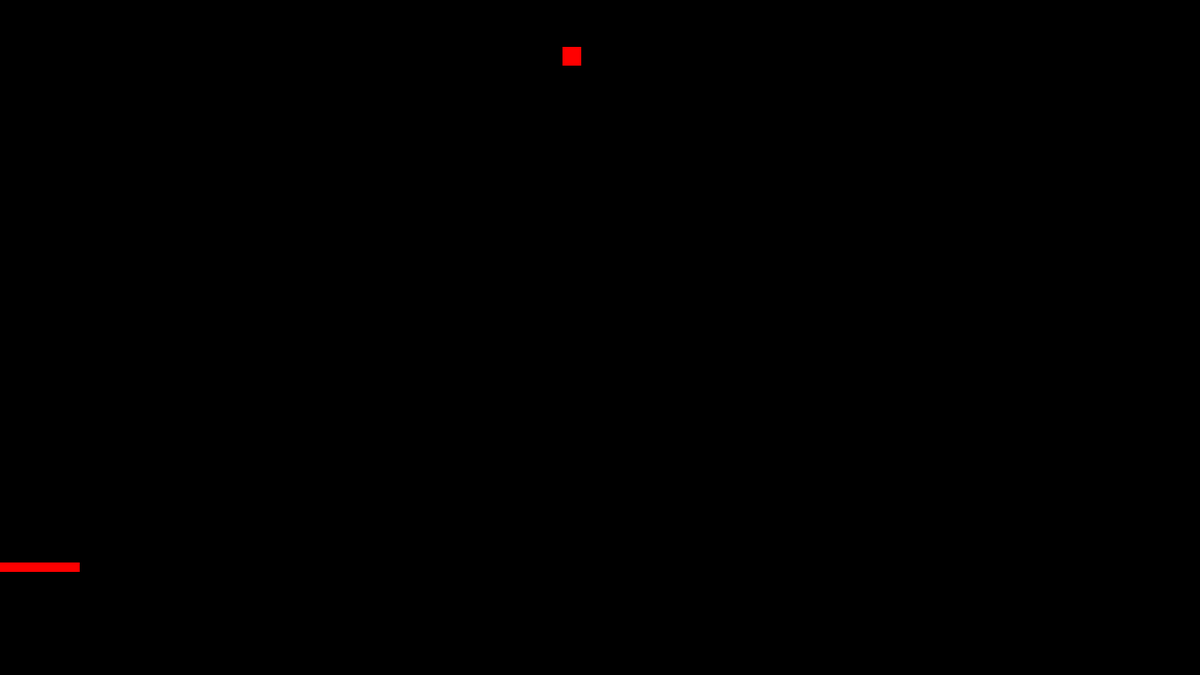
Frame 1 (no input)
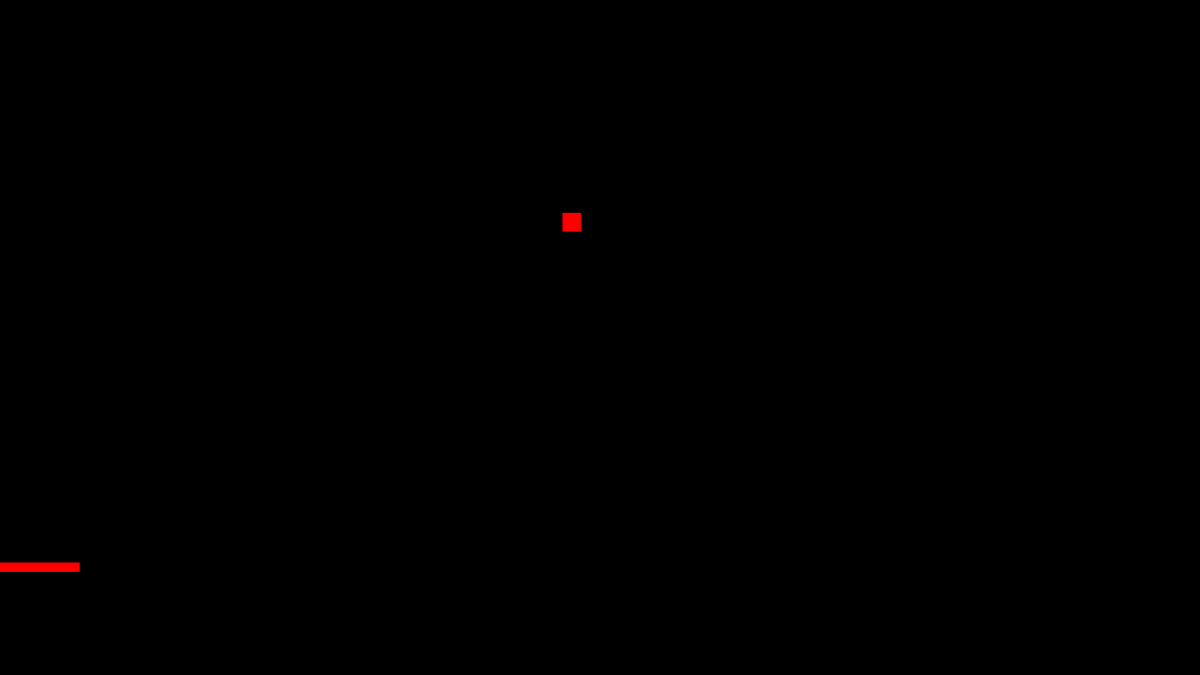
Frame 60 (no input)
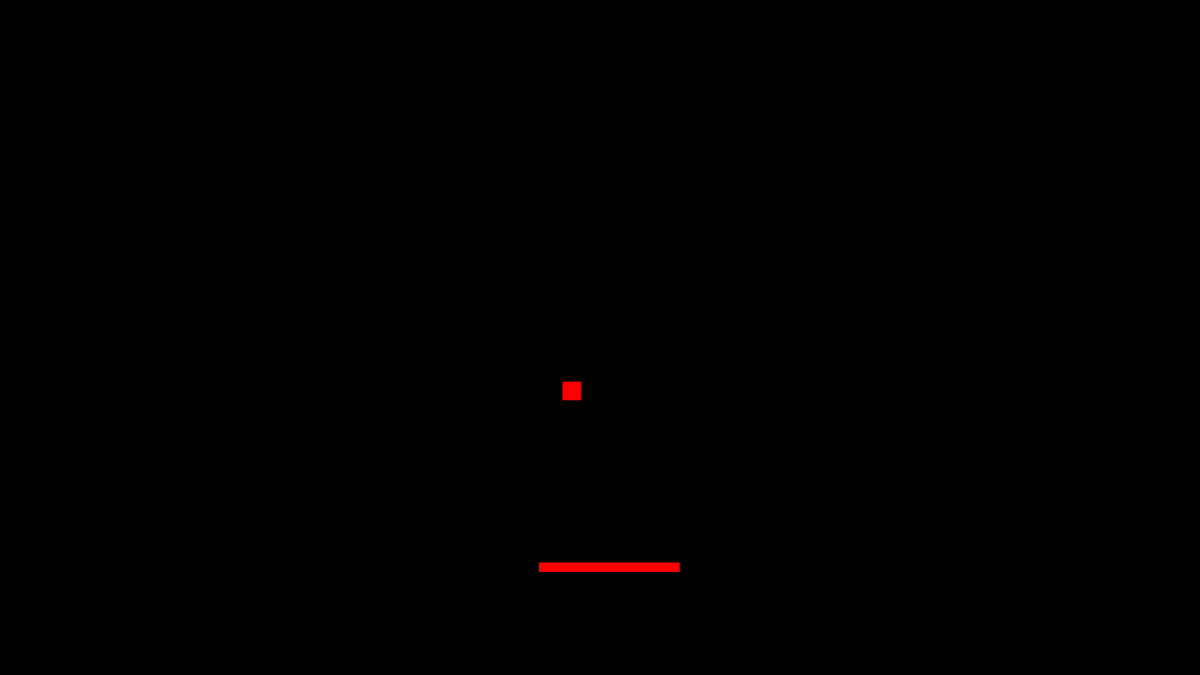
Frame 120 (the mouse pressed at the canvas centre since frame 60)

The p5.js sketch that drew these frames (run headless with seeded random() and noise() and a simulated clock; from frame 60 on, the mouse is pressed at the canvas centre):

// p5.js sketch
// ── sketch.js
/* JavaScript opfris opdracht
   
    Lees de README voor uitleg
 */

/*
 * instellingen om foutcontrole van je code beter te maken 
 */
///<reference path=".vscode/p5.global-mode.d.ts" />
"use strict"

/* ********************************************* */
/* globale variabelen die je gebruikt in je game */
/* ********************************************* */
let appelX = 600; // x-positie van appel
let appelY = 50;  // y-positie van appel
let appleBreedte = 20;

let mandX = 500; // x-positie van appel
let mandY = 600;  // y-positie van appel
let mandBreedte = 150;
let mandLengte = 10



/* ********************************************* */
/* setup() en draw() functies / hoofdprogramma   */
/* ********************************************* */

/**
 * setup
 * de code in deze functie wordt één keer uitgevoerd door
 * de p5 library, zodra het spel geladen is in de browser
 */
function setup() {
  // Maak een canvas (rechthoek) waarin je je speelveld kunt tekenen
  createCanvas(1280, 720);
}

/**
 * draw
 * de code in deze functie wordt 50 keer per seconde
 * uitgevoerd door de p5 library, nadat de setup functie klaar is
 */
function draw() {
  // teken achtergrond
  background('black');

  // teken appel
  noStroke();         // geen lijntje om de vorm heen
  fill(255, 0, 0)     // vulkleur wordt rood
  rect(appelX, appelY, appleBreedte, appleBreedte);
  

  appelY = appelY + 3;

  rect(mouseX-65,mandY,mandBreedte,mandLengte);


}

if (appelY >= mandY) {
  appelY = 0;
};
